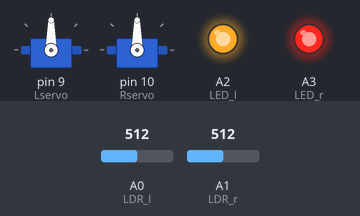
This sketch was run on a simulated Arduino Uno, built with avr-gcc and run on an emulated ATmega328P. Parts: 2 × servo, output pins drawn as LEDs (lit = HIGH). The inputs (shaded band) are chosen by the test bench; at power-on: A0 (LDR_l) = 512, A1 (LDR_r) = 512.

Above: at 3.2 s.
3.3 s: A0 (LDR_l) set to 716
At 3.9 s:
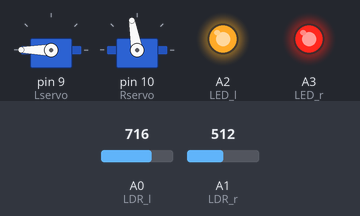
4.8 s: A1 (LDR_r) set to 704
6.3 s: A1 (LDR_r) set to 727
At 7.3 s:
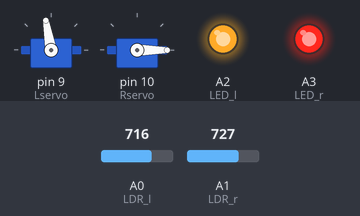
7.8 s: A0 (LDR_l) set to 196
9.3 s: A0 (LDR_l) set to 168
At 9.6 s:
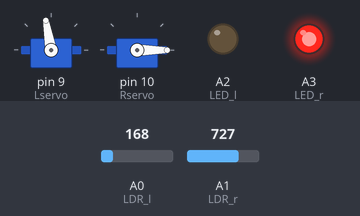
10.8 s: A1 (LDR_r) set to 198
12.3 s: A1 (LDR_r) set to 170
At 13.1 s:
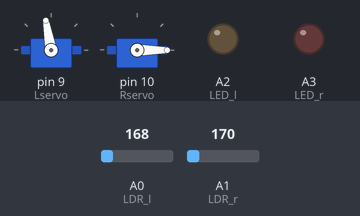
Timing chart, 0 to 14.8 s (numbered marks = the images above; inputs shaded):
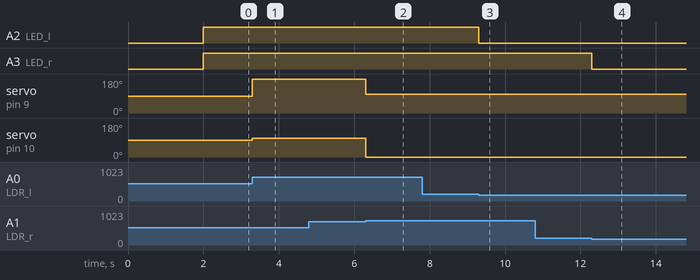

The sketch:

siguelineas.ino
```cpp
#include <Servo.h>

//    TOWERPRO SG90 modified to continuous rotation with 2.2K ohm SMD resistors movement values:
//    <---    <-    .STOP.    ->    --->
//     179   130   105-102   85     0
//     179   120   103-101   79     0

Servo Rservo;
Servo Lservo;
//Servo Hservo;
//Servo Bservo;
int LDR_l = A0;
int LDR_r = A1;
int LED_l = A2;
int LED_r = A3;
//int Rforward = 50;  // Intermediate value for the servo to go forward
//int Lforward = 140;  // Servos are instaled mirrored, so they have to rotate in opposed directions
int Lforward = 180;
int Rforward = 0;

/* PID part, left aside for now
int forward=120;

float kp=.04;
float ki=0.00002;
float kd=50;
float p,d;
float i=0;
float p_old=0;
int u;

int val_l =0;
int val_r =0;
*/

void setup(){
  Lservo.attach(9);
  Rservo.attach(10);
//  Hservo.attach(5);
//  Bservo.attach(6);
delay(2000);

// Insert some code to get the threshold values for 0 and 1.
// beep - analogread over white - wait half a second - beep - wait a second - beep -wait half a second -analogread over black?
}

void loop(){
int val_l = analogRead(LDR_l);
int val_r = analogRead(LDR_r);

/* PID part, left aside for now
  p=analogRead(LDR_l)-analogRead(LDR_r);  // Right-Left
  i=i+p;
  d=p-p_old;
  p_old=p;

  if ((p*i)<0) i=0;  		// corrige el overshooting - integral windup

  u=kp*p+ki*i+kd*d;             // Suma PID


int Lforward = 180;		// brakes with --
int Rforward = 0;		// brakes with ++

if (u>0){					turn right
Lservo.write(Lforward);
Rservo.write(Rforward+u);
}
if (u<0){					turn left
Lservo.write(Lforward-u);
Rservo.write(Rforward);
}


*/
if (val_l>val_r){               // if left value is higher, turn right slowing (stopping) right wheel
Rservo.write(100);
Lservo.write(Lforward);
}
if (val_l<val_r){
Rservo.write(Rforward);
Lservo.write(100);
}

// Feedback head lights
int polarization = 100;    // Due to the lack of enough PWM pins in the Arduino PRO MICRO, we map from the value of polarization of the given LED and the full brightness.
val_l = map(val_l, 0, 1023, polarization, 255);
analogWrite(LED_l, val_l);
val_r = map(val_r, 0, 1023, polarization, 255);
analogWrite(LED_r, val_r);
}
```

Measured:
- the behaviour switches between 716 and 717 on A1 (LDR_r) (found by bisection; images 1 and 2)
- the behaviour switches between 185 and 184 on A0 (LDR_l) (found by bisection; images 2 and 3)
- the behaviour switches between 185 and 184 on A1 (LDR_r) (found by bisection; images 3 and 4)
- after the input at 3.3 s, servo on pin 9 (Lservo): 90° → 180° at once; servo on pin 10 (Rservo): 90° → 100° at once
- after the input at 4.8 s, every drawn part: stays the same
- after the input at 6.3 s, servo on pin 9 (Lservo): 180° → 100° at once; servo on pin 10 (Rservo): 100° → 0° at once
- after the input at 7.8 s, every drawn part: stays the same
- after the input at 9.3 s, A2 (LED_l): HIGH → LOW at once
- after the input at 10.8 s, every drawn part: stays the same
- after the input at 12.3 s, A3 (LED_r): HIGH → LOW at once
